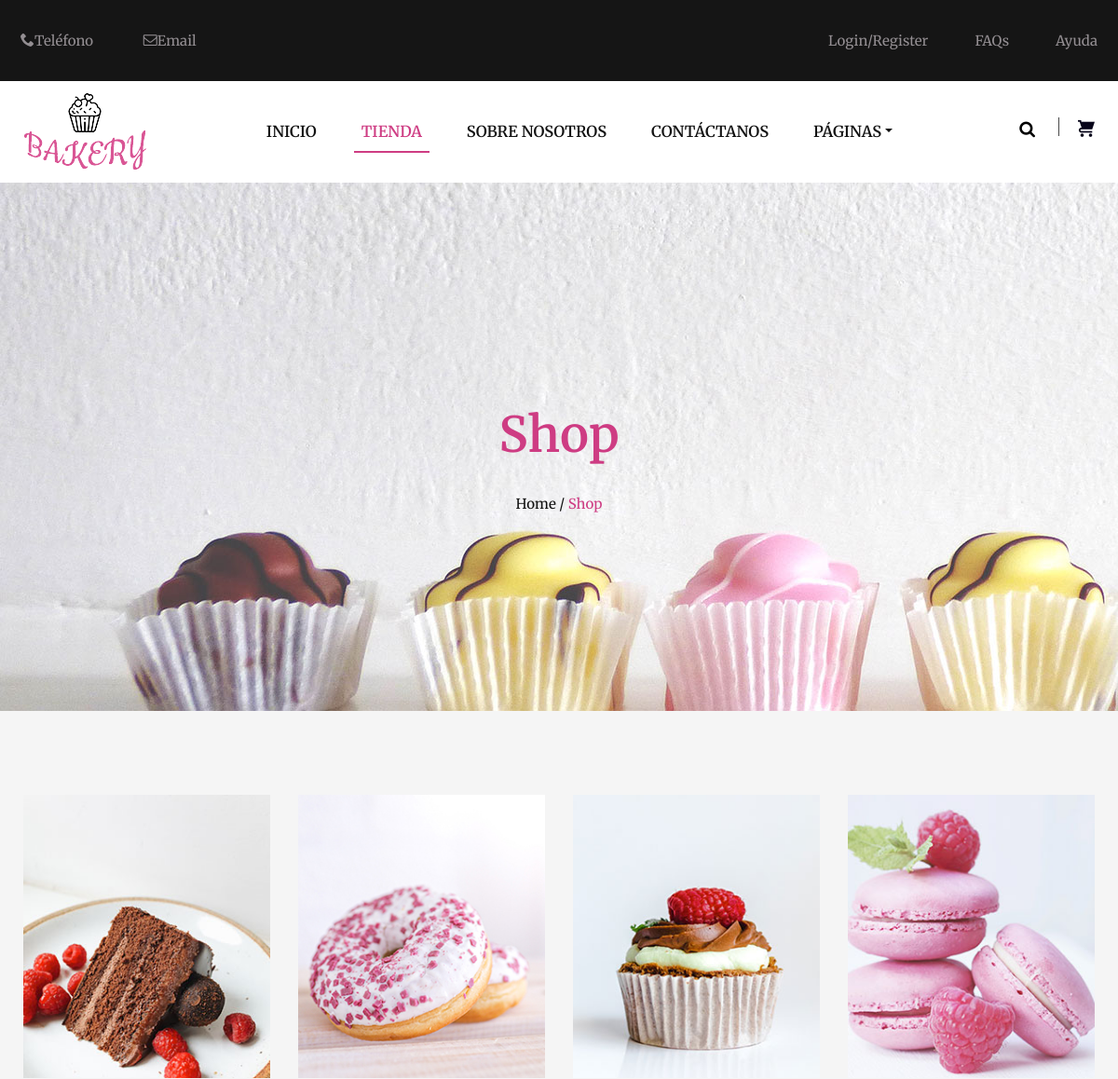
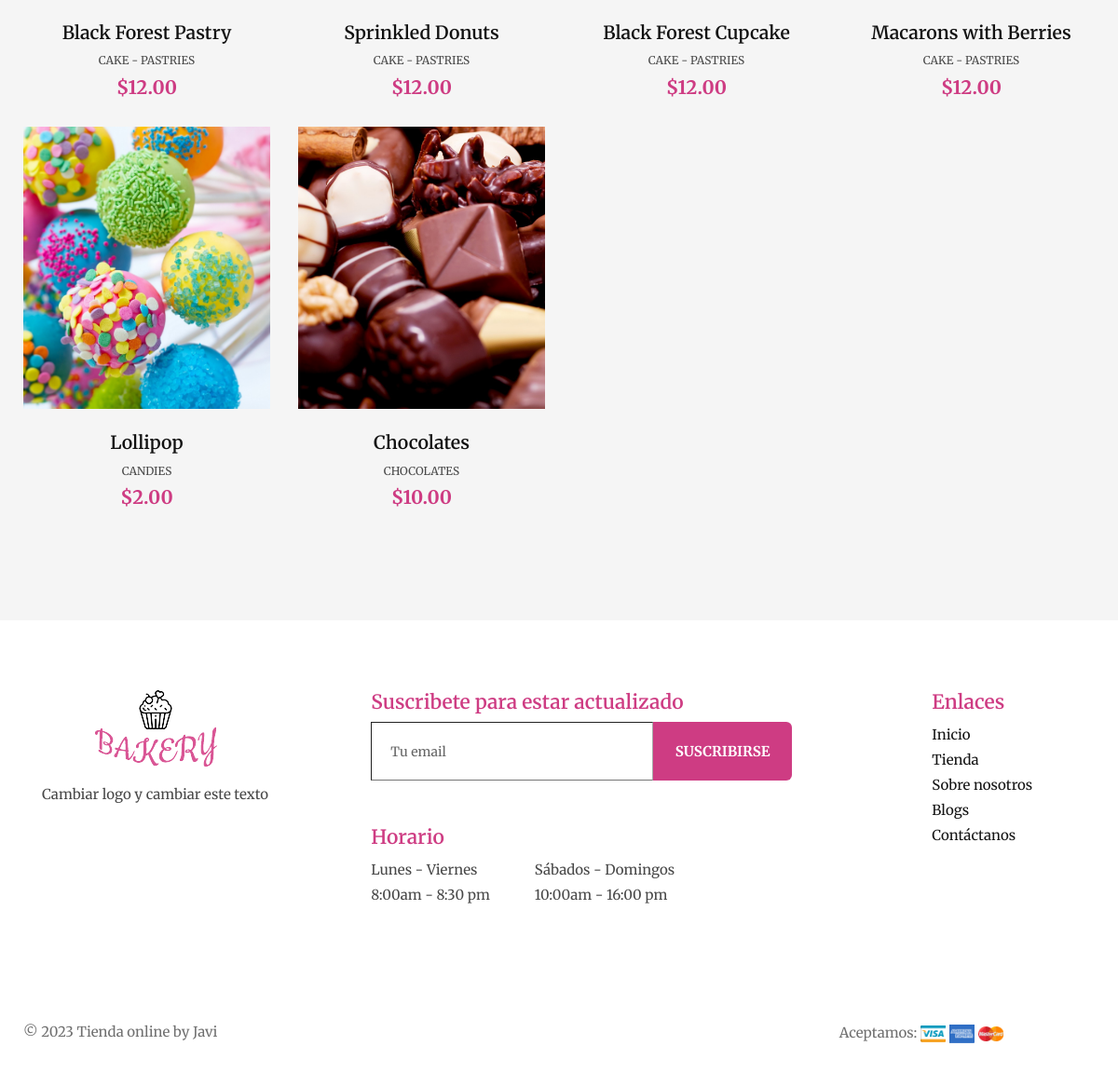
Page /views/shop.php on the committed database (2 pictures, top to bottom).
### tables this page shows
CREATE TABLE IF NOT EXISTS productos (
    id_product INT(11) UNSIGNED AUTO_INCREMENT PRIMARY KEY,
    name VARCHAR(30) NOT NULL,
    price DEC(5, 2) NOT NULL,    
    description VARCHAR(255) NOT NULL,
    image VARCHAR(255) NOT NULL
);

### views/shop.php (the view, shortened to what this page needs)
<?php include "./parts/header-views.php";?>
	<header id="header">
		<div class="container">
			<div class="row">
			<nav class="navbar navbar-expand-lg col-md-12">
				<div class="navbar-brand">
					<a href="../index.php">
						<img src="../images/img-template/main-logo.png" alt="logo">
					</a>
				</div>
				<div class="navbar-collapse collapse" id="slide-navbar-collapse">
					<ul class="navbar-nav list-inline text-uppercase">
						<li class="nav-item text-hover"><a href="../index.php" class="nav-link" data-effect="Home">Inicio</a></li>
						<li class="nav-item text-hover active"><a href="./shop.php" class="nav-link" data-effect="Shop">Tienda</a></li>
						<li class="nav-item text-hover"><a href="./about.php" class="nav-link" data-effect="About Us">Sobre nosotros</a></li>
						<li class="nav-item text-hover"><a href="./contact.php" class="nav-link" data-effect="Contact">Contáctanos</a></li>
						<li class="nav-item dropdown">
							<a href="#" data-bs-toggle="dropdown" aria-expanded="false" class="nav-link dropdown-toggle">Páginas</a>
						</li>
					</ul>
				</div>
				<div class="action-menu">
					<div class="searchbar">
						<a href="#" class="search-button search-toggle" data-selector=".navbar">
							<i class="icon icon-search"></i>
						</a>
					</div>
					<div class="shopping-cart">
						<a href="#">
							<i class="icon icon-shopping-cart"></i>
						</a>
					</div>
				</div>
			</nav>
			</div>
		</div>
	</header>
<div class="site-banner">
	<div class="banner-content">
		<div class="container">
			<div class="row">
				<div class="col-md-12">
					<div class="colored">
						<h1>Shop</h1>
						<div class="breadcum-items">
							<span class="item"><a href="../index.php">Home /</a></span>
							<span class="item colored">Shop</span>
						</div>
					</div>
				</div>
			</div>
		</div>
	</div>
</div>
<section class="our-team bg-sand padding-large">
	<div class="container">
		<div class="row">
			<?php
				$config = include "../config/config.php";
				try {
					$dsn = 'mysql:host='.$config['db']['host'].';dbname='.$config['db']['name'];
					$conexion = new PDO($dsn, $config['db']['user'], $config['db']['pass'], $config['db']['options']);
					$consultaSQL = "SELECT name, price, description, image FROM productos";
					$sentencia = $conexion->prepare($consultaSQL);
					$sentencia->execute();
					$productos = $sentencia->fetchAll();
					foreach ($productos as $data) {
						echo "<div class='product-item col-md-3 pb-4'>
								<a href='#' class='product-image'><img style='width:265px;height:303.8px;object-fit:cover;' src='".$data[3]."'></a>
								<div class='text-comtent text-center'>
									<h5 class='pt-4'><a href='#'>".$data[0]."</a></h5>
									<p>".$data[2]."</p>
									<span class='price colored'>$".$data[1]."</span>
								</div>
							</div>";
					}
				} catch (PDOException $error) {}
			?>
		</div>
	</div>
</section>
<footer id="footer">
	<div class="container">
		<div class="row">
			<div class="wrap flex-container">
			<div class="col-md-3 footer-logo text-center mb-3">
				<img src="../images/img-template/main-logo.png" class="mb-3">
				<p>Cambiar logo y cambiar este texto</p>
			</div>
			<div class="col-md-5 mr-5 mb-3">
				<div class="widget-newsletter mb-5">
					<h4 class="widget-title">Suscribete para estar actualizado</h4>
					<div class="newsletter-button d-flex">
						<input type="text" name="Subscribe" placeholder="Tu email">
						<button class="btn-hvr-effects">Suscribirse</button>
					</div>
				</div>
				<div class="working-schedule">
					<h4 class="widget-title">Horario</h4>
					<div class="time-list d-flex">
						<ul class="list-unstyled mr-5">
							<li>Lunes - Viernes</li>
							<li>8:00am - 8:30 pm</li>
						</ul>
						<ul class="list-unstyled">
							<li>Sábados - Domingos</li>
							<li>10:00am - 16:00 pm</li>
						</ul>
					</div>
				</div>
			</div>
			<div class="col-md-2">
				<div class="quick-links">
					<h4 class="widget-title">Enlaces</h4>
					<div class="footer-menu">
						<ul class="list-unstyled">
							<li><a href="../index.php">Inicio</a></li>
							<li><a href="./shop.php">Tienda</a></li>
							<li><a href="./about.php">Sobre nosotros</a></li>
							<li><a href="./blog.php">Blogs</a></li>
							<li><a href="./contact.php">Contáctanos</a></li>
						</ul>
					</div>
				</div>
			</div>
			</div>
		</div>
	</div>
</footer>
<div class="footer-bottom">
	<div class="container">
		<div class="wrap flex-container padding-small">
			<div class="copyright">
				<p class="mb-0">© 2023 Tienda online by Javi</p>
			</div>
			<div class="payment-card">
				<span>Aceptamos:</span>
				<img src="../images/img-template/visa.png" class="cardImg">
				<img src="../images/img-template/american-express.png" class="cardImg">
				<img src="../images/img-template/master-card.png" class="cardImg">
			</div>
		</div>
	</div>
</div>
</div>
<?php include "./parts/footer-views.php";?>

### views/parts/header-views.php (shortened to what this page needs)
<!DOCTYPE html>
<html>
<head>
    <link rel="stylesheet" type="text/css" href="../fonts/icomoon/icomoon.css">
    <link rel="stylesheet" type="text/css" href="../css/slick.css" />
    <link rel="stylesheet" type="text/css" href="../css/slick-theme.css" />
    <link rel="stylesheet" type="text/css" href="../css/magnific-popup.css" />
    <link rel="stylesheet" type="text/css" href="../css/bootstrap.min.css" />
    <link rel="stylesheet" type="text/css" href="../css/style.css">
</head>
<body>
    <div id="main-wrapper" class="overflow-hidden">
        <div class="header-top-menu bg-black color-secondary">
            <div class="container">
                <div class="row">
                <div class="wrap flex-container padding-small">
					<?php
						if (isset($_SESSION["user"])) {
							echo "<div class='contact-block'>
								<span class='pr-50'><i class='icon icon-phone'></i>".$_SESSION["user"]["phone"]."</span>
								<span class='color-secondary'><i class='icon icon-envelope-o'></i><a href='#'>".$_SESSION["user"]["email"]."</a></span>
							</div>";
						} else {
							echo "<div class='contact-block'>
								<span class='pr-50'><i class='icon icon-phone'></i>Teléfono</span>
								<span class='color-secondary'><i class='icon icon-envelope-o'></i><a href='#'>Email</a></span>
							</div>";
						}
					?>
                        <div class="header-top-right">
                            <ul class="list-unstyled d-flex color-secondary">
                            <?php if (isset($_SESSION["user"])) {
                                echo "<li class='pr-50'><a href='./views/../login-register.php?logout'>Desconectar</a></li>";
                            } else {
                                echo "<li class='pr-50'><a href='./views/../login-register.php'>Login/Register</a></li>";
                            }
                            ?>
                            <li class="pr-50"><a href="#">FAQs</a></li>
                            <li><a href="#">Ayuda</a></li>
                        </ul>
                    </div>
                </div>
                </div>
            </div>
        </div>

### views/parts/footer-views.php (shortened to what this page needs)
</body>
</html>

### rows in the picture
productos: image (picture), name "Black Forest Pastry", description "CAKE - PASTRIES", price "12.00"
productos: image (picture), name "Sprinkled Donuts", description "CAKE - PASTRIES", price "12.00"
productos: image (picture), name "Black Forest Cupcake", description "CAKE - PASTRIES", price "12.00"
productos: image (picture), name "Macarons with Berries", description "CAKE - PASTRIES", price "12.00"
productos: image (picture), name "Lollipop", description "CANDIES", price "2.00"
productos: image (picture), name "Chocolates", description "CHOCOLATES", price "10.00"
